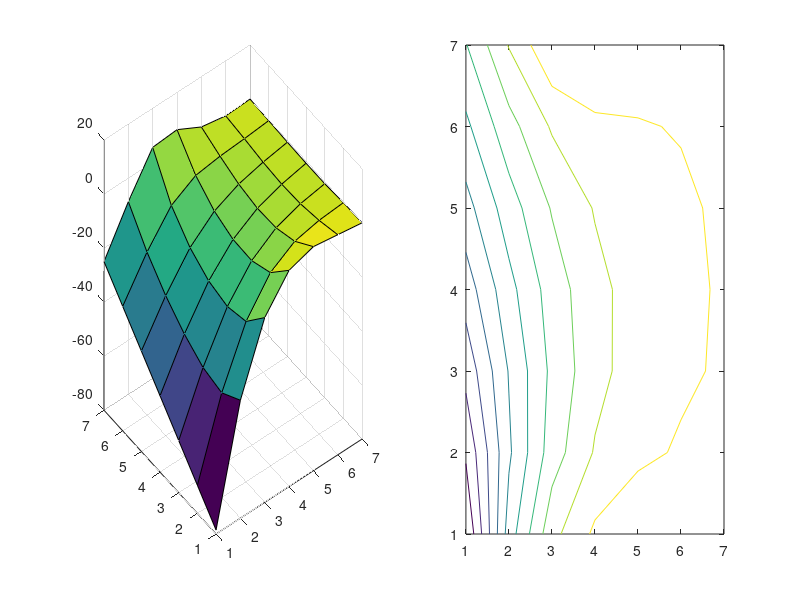

Write MATLAB code to recreate this figure.
%  UJJWALGAUSSSEIDEL
% This is the code for solving the Poisson Equation APc1-1 using
% Gauss-seidel method

% Setting of number of interior nodes in x-direction
% equal number of grids necessary
clear all; clc;

M=input('M=');

% Setting up number of interior points in y-direction
N= input('N=');


% setting up increments in each direction with the paranmeters provided in
  ax = -pi;
  ay = -pi;
  bx =  pi;
  by =  pi;


%Creation of x and y values or descretization
x = linspace(-pi,pi,M+2);
y = linspace(-pi,pi,N+2);

% U is the solution of the given problem
U = ones(M+2,N+2); % The solution grid set up 
                   % added 2 to account for initital and final point 
 
% this function file creates 2D F matrix 
% x = values in x direction 
% y = values in y direction
                  
 [Y,X]=meshgrid(y,x);
 f=cos(pi/2*(2*((X-ax)/(bx-ax))+1)).*sin(pi*(Y-ay)/(by-ay));
 F=-f;
 F=0*F;
% Associated boundary conditions

% bottom bounddary condition
 ubottom = (x.*(pi-x).^2); %this is the boundary condition for y=-pi 
                       % and all x's
                       
 
% top boundary condition at y=pi and all the x's
  utop = (cos(x).*(pi-x).^2);
  
 %left hand side boundary condition
 uleft = -(4*pi^3)+((y+pi)*2*pi*(pi-1));%boundary condition evaluated at x=-pi
                                  %for all y's

  % Setting up increments along with x and y increments
  dx = (2*pi)/M;
  dy = (2*pi)/N;
 
  
 % Multipliers to be used while solving the equation
  
 E = 1/dx^2;
 R = 1/dy^2;
 T = -((2*E)+(2*R));
 
 % placing the BC's on the top and bottom of the solution grid
  U(1,:)   = R*ubottom;
  U(end,:) = R*utop; 
 
 % Placing BC's on the left side of the solution grid
  U(:,1) = E*uleft;
  
  
  % Applying Neuman Condition in the right side of the Solution-Grid
  % right side of the grid U will be computed using preset values
  err = 10; % setting up error constraint
  
  
  tic % setting up atimer
  error_iterations=0; % counting number of iterations for error calulation
  
  
  while err > 1E-6  % Setting up loop for error calculation
  B=U; % Setting up matrix for error calculation
  
  % the following for loop has been optimized as per matlab execution
  % process. The rows change instead of columns
  
  for j = 2:N+1
      U(j,end) = 1/T*(F(j,end) - (2*E*U(j,end-1) -R*U(j-1,end) - R*U(j+1,end)));
  end
 
  % Solving the grids or internal nodes of the solution vector
  
  gauss_iterations = 0; %setting up counter for gauss iterations
  
  % calculation of internal solution grid using for loops
  
  for k = 2:M+1
    for j = 2:N+1
        U(j,k) =   1/T*(F(j,k) - E*U(j,k-1) - E*U(j,k+1)- R*U(j-1,k) - R*U(j+1,k)) ;
   gauss_iterations = gauss_iterations + 1;
     end
  end
  
  err = abs(max(max(((B-U)./B)))); % Calculations of error
   
  error_iterations = error_iterations + 1;
  end
  
  % PLOTTING THE APPROPRIATE FIGURES
  subplot(1,2,1), surf(U)
  subplot(1,2,2), contour(U)
  
  
  toc % setting off the timer
  
  % PLOTS
  
  disp('error iterations:')
  disp(error_iterations)
  
  disp('Gauss_iterations')
  disp(gauss_iterations)
  
  
  
  
  
